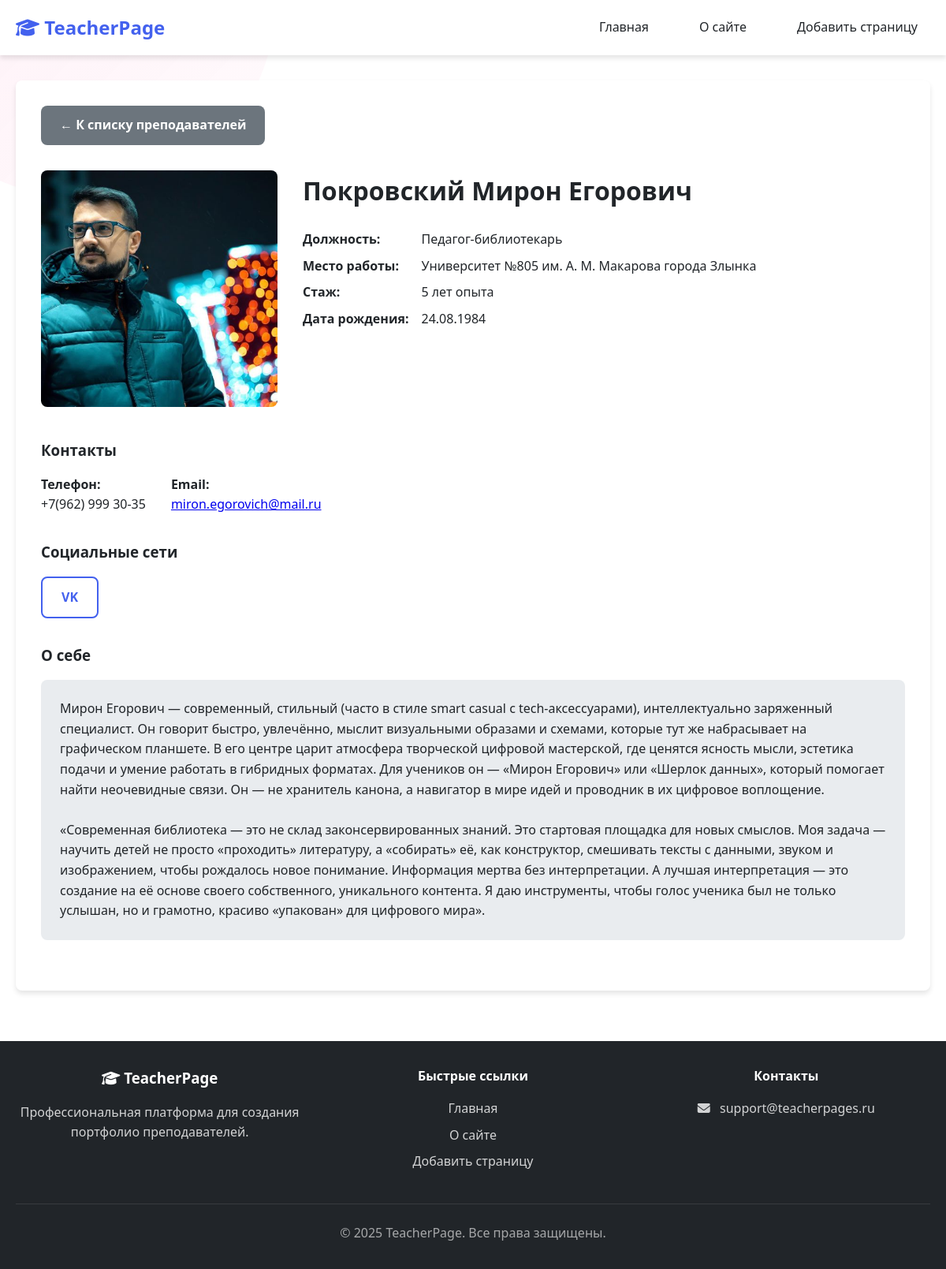
Screenshot of /view.php?id=6 with the database file from the repository.
### tables this page shows
CREATE TABLE `teacher_pages` (
  `id` int(11) NOT NULL,
  `fio` varchar(255) NOT NULL,
  `birth_date` date DEFAULT NULL,
  `photo_path` varchar(512) DEFAULT NULL,
  `position` varchar(255) DEFAULT NULL,
  `organization` varchar(255) DEFAULT NULL,
  `work_experience_years` int(11) DEFAULT NULL,
  `phone` varchar(100) DEFAULT NULL,
  `email` varchar(255) DEFAULT NULL,
  `personal_site` varchar(512) DEFAULT NULL,
  `about` text DEFAULT NULL,
  `created_at` timestamp NOT NULL DEFAULT current_timestamp(),
  `updated_at` timestamp NOT NULL DEFAULT current_timestamp() ON UPDATE current_timestamp(),
  `published_at` timestamp NULL DEFAULT NULL
);

CREATE TABLE `social_links` (
  `id` int(11) NOT NULL,
  `teacher_id` int(11) NOT NULL,
  `type` varchar(50) DEFAULT NULL,
  `url` varchar(512) DEFAULT NULL
);

### inc/functions.php (called while the page is built, shortened)
<?php
function e($s) {
    return htmlspecialchars($s ?? '', ENT_QUOTES | ENT_SUBSTITUTE, 'UTF-8');
}
function format_years($years) {
    $years = (int)$years;
    $lastDigit = $years % 10;
    $lastTwoDigits = $years % 100;
    if ($lastTwoDigits >= 11 && $lastTwoDigits <= 19) {
        return $years . ' лет опыта';
    } elseif ($lastDigit == 1) {
        return $years . ' год опыта';
    } elseif ($lastDigit >= 2 && $lastDigit <= 4) {
        return $years . ' года опыта';
    } else {
        return $years . ' лет опыта';
    }
}

### view.php (the view, shortened to what this page needs)
<?php
require_once __DIR__.'/config/db.php';
require_once __DIR__.'/inc/functions.php';
$id = intval($_GET['id'] ?? 0);
$stmt = $pdo->prepare("SELECT * FROM teacher_pages WHERE id = :id AND published_at IS NOT NULL");
$stmt->execute([':id'=>$id]);
$teacher = $stmt->fetch();
$stmt2 = $pdo->prepare("SELECT type, url FROM social_links WHERE teacher_id = :id");
$stmt2->execute([':id'=>$id]);
$socials = $stmt2->fetchAll();
?>
<!DOCTYPE html>
<html lang="ru">
<head>
    <link rel="stylesheet" href="css/style.css">
    <link rel="stylesheet" href="https://cdnjs.cloudflare.com/ajax/libs/font-awesome/6.4.0/css/all.min.css">
</head>
<body class="minimal-page about-page">
    <?php require_once 'menu.php'; ?>
    <main class="main">
        <div class="container">
            <div class="card">
                <a href="index.php" class="btn btn-secondary" style="margin-bottom: 2rem;">← К списку преподавателей</a>
                <div class="teacher-header">
                    <?php if ($teacher['photo_path']): ?>
                    <div>
                        <img src="<?= e($teacher['photo_path']) ?>" alt="<?= e($teacher['fio']) ?>" class="teacher-photo">
                    </div>
                    <?php endif; ?>
                    <div>
                        <h1><?= e($teacher['fio']) ?></h1>
                        <div class="teacher-info-grid">
                            <?php if ($teacher['position']): ?>
                            <strong>Должность:</strong>
                            <div><?= e($teacher['position']) ?></div>
                            <?php endif; ?>
                            <?php if ($teacher['organization']): ?>
                            <strong>Место работы:</strong>
                            <div><?= e($teacher['organization']) ?></div>
                            <?php endif; ?>
                            <?php if ($teacher['work_experience_years']): ?>
                            <strong>Стаж:</strong>
                            <div><?= format_years($teacher['work_experience_years']) ?></div>
                            <?php endif; ?>
                            <?php if ($teacher['birth_date']): ?>
                            <strong>Дата рождения:</strong>
                            <div><?= e(date('d.m.Y', strtotime($teacher['birth_date']))) ?></div>
                            <?php endif; ?>
                        </div>
                    </div>
                </div>
                <?php if ($teacher['phone'] || $teacher['email'] || $teacher['personal_site']): ?>
                <div style="margin: 2rem 0;">
                    <h3>Контакты</h3>
                    <div class="contacts-container">
                        <?php if ($teacher['phone']): ?>
                        <div>
                            <strong>Телефон:</strong><br>
                            <?= e($teacher['phone']) ?>
                        </div>
                        <?php endif; ?>
                        <?php if ($teacher['email']): ?>
                        <div>
                            <strong>Email:</strong><br>
                            <a href="mailto:<?= e($teacher['email']) ?>"><?= e($teacher['email']) ?></a>
                        </div>
                        <?php endif; ?>
                    </div>
                </div>
                <?php endif; ?>
                <?php if ($socials): ?>
                <div style="margin: 2rem 0;">
                    <h3>Социальные сети</h3>
                    <div class="social-links">
                        <?php foreach ($socials as $s): ?>
                        <a href="<?= e($s['url']) ?>" target="_blank" class="btn btn-outline">
                            <?= e($s['type']) ?>
                        </a>
                        <?php endforeach; ?>
                    </div>
                </div>
                <?php endif; ?>
                <?php if ($teacher['about']): ?>
                <div style="margin: 2rem 0;">
                    <h3>О себе</h3>
                    <div style="background: var(--gray-light); padding: 1.5rem; border-radius: var(--radius); margin-top: 1rem;">
                        <?= nl2br(e($teacher['about'])) ?>
                    </div>
                </div>
                <?php endif; ?>
            </div>
        </div>
    </main>
    <?php require_once 'site_footer.php'; ?>
</body>
</html>

### css/style.css (style rules this page uses)
:root { --primary: #4361ee; --primary-dark: #3a56d4; --secondary: #7209b7; --success: #4cc9f0; --danger: #f72585; --warning: #f8961e; --info: #4895ef; --light: #f8f9fa; --dark: #212529; --gray: #6c757d; --gray-light: #e9ecef; --border: #dee2e6; --shadow: 0 4px 6px rgba(0, 0, 0, 0.1); --radius: 8px; }
body.minimal-page { background: #ffffff; position: relative; overflow-x: hidden; min-height: 100vh; }
body.minimal-page::before, body.minimal-page::after { content: ''; position: fixed; border-radius: 50%; z-index: -1; }
body.minimal-page.about-page::before { width: 500px; height: 500px; background: linear-gradient(135deg, rgba(247, 37, 133, 0.08) 0%, rgba(247, 37, 133, 0.02) 100%); top: -250px; left: -150px; }
body.minimal-page.about-page::after { width: 300px; height: 300px; background: linear-gradient(135deg, rgba(72, 149, 239, 0.06) 0%, rgba(72, 149, 239, 0.01) 100%); bottom: -150px; right: -50px; }
* { margin: 0; padding: 0; box-sizing: border-box; }
body { font-family: 'Segoe UI', Tahoma, Geneva, Verdana, sans-serif; line-height: 1.6; color: var(--dark); background: #f5f7fa; }
.container { max-width: 1200px; margin: 0 auto; padding: 0 20px; }
.main { padding: 2rem 0; min-height: calc(100vh - 200px); }
.card { background: white; border-radius: var(--radius); box-shadow: var(--shadow); padding: 2rem; margin-bottom: 2rem; }
.btn { display: inline-flex; align-items: center; gap: 0.5rem; padding: 0.75rem 1.5rem; border: none; border-radius: var(--radius); font-size: 1rem; font-weight: 600; text-decoration: none; cursor: pointer; transition: all 0.3s; }
.btn-secondary { background: var(--gray); color: white; }
.btn-outline { background: transparent; border: 2px solid var(--primary); color: var(--primary); }

### view.php (style rules this page uses)
.teacher-header { display: grid; grid-template-columns: auto 1fr; gap: 2rem; align-items: start; }
.teacher-photo { width: 300px; height: 300px; object-fit: cover; border-radius: var(--radius); }
.teacher-info-grid { display: grid; grid-template-columns: auto 1fr; gap: 0.5rem 1rem; margin: 1.5rem 0; }
.contacts-container { display: flex; flex-wrap: wrap; gap: 2rem; margin-top: 1rem; }
.social-links { display: flex; flex-wrap: wrap; gap: 1rem; margin-top: 1rem; }

### rows the page displays
teacher_pages: photo_path (picture), fio "Покровский Мирон Егорович", position "Педагог-библиотекарь", organization "Университет №805 им. А. М. Макарова города Злынка", work_experience_years "5 лет опыта", birth_date "24.08.1984", phone "+7(962) 999 30-35", email "miron.egorovich@mail.ru", about "Мирон Егорович — современный, стильный (часто в стиле smart casual с tech-аксессуарами), интеллектуально заряженный специалист. Он говорит быстро, увлечённо, мыслит визуальными образами и схемами, которые тут же набрасывает на графическом планшете. В его центре царит атмосфера творческой цифровой мастерской, где ценятся ясность мысли, эстетика подачи и умение работать в гибридных форматах. Для учеников он — «Мирон Егорович» или «Шерлок данных», который помогает найти неочевидные связи. Он — не хранитель канона, а навигатор в мире идей и проводник в их цифровое воплощение. «Современная библиотека — это не склад законсервированных знаний. Это стартовая площадка для новых смыслов. Моя задача —…"
social_links: type "VK"
